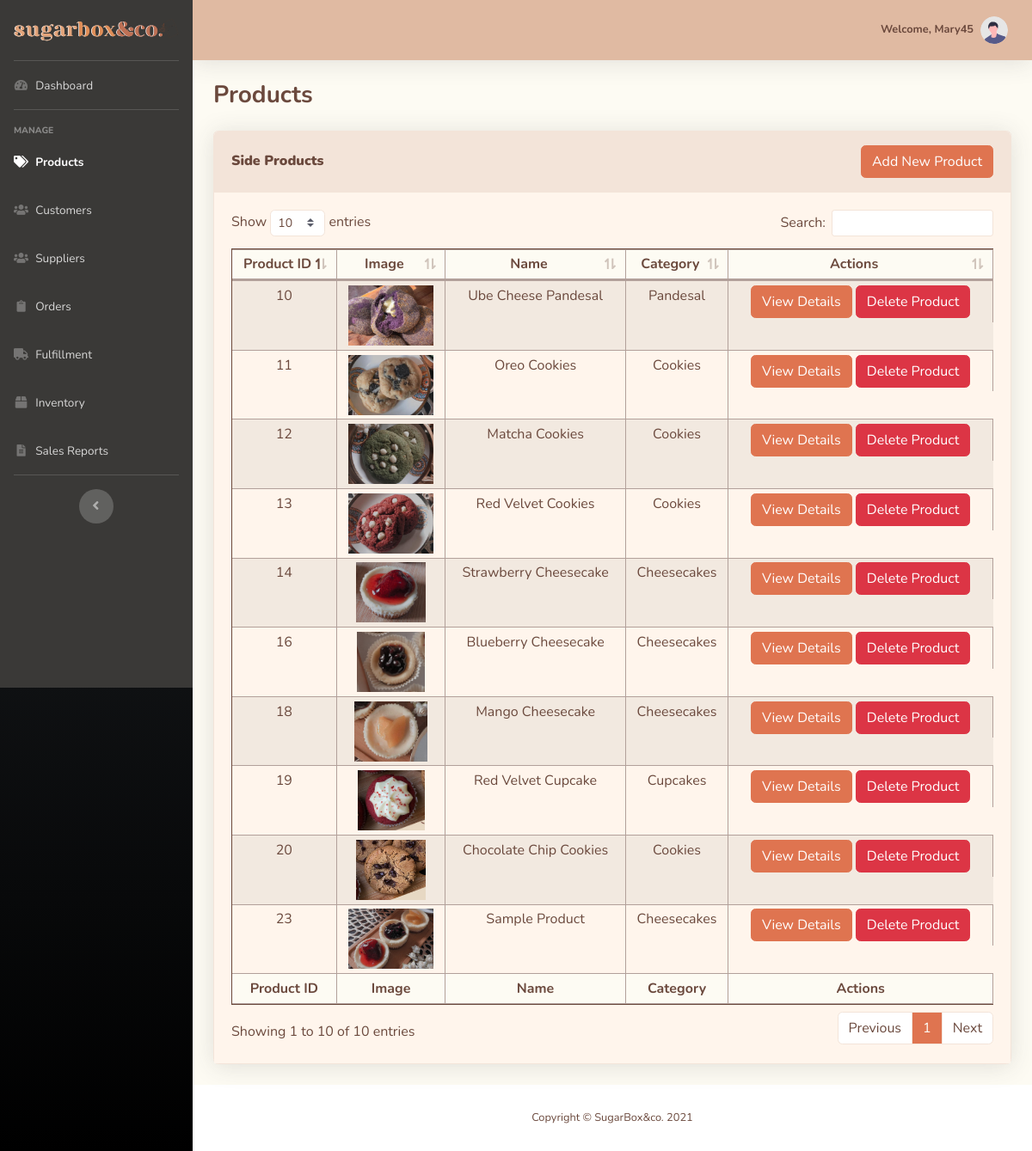
The app's page /admin-src/products.php (signed in) with its own data.
### tables this page shows
CREATE TABLE `side_products` (
  `SideProd_ID` int(11) NOT NULL,
  `SideProd_Name` varchar(40) NOT NULL,
  `Categ_ID` int(11) NOT NULL,
  `SideProd_Desc` varchar(100) NOT NULL,
  `SideProd_Image` varchar(50) NOT NULL
);

CREATE TABLE `side_categories` (
  `Categ_ID` int(11) NOT NULL,
  `Categ_Name` varchar(40) NOT NULL
);

### admin-src/products.php (the view, shortened to what this page needs)
<?php
include 'includes/header.php';
include 'includes/sidebar.php';
include 'includes/topbar.php'
?>
<head>
</head>
<div class="container-fluid">
    <div class="d-sm-flex align-items-center justify-content-between mb-4">
        <h1 class="h3 mb-0 text-content"><b>Products</b></h1>
    </div>
    <div class="card shadow mb-4 border-section">
        <div class="card-header py-3 bg-section border-section">
            <div class="d-sm-flex align-items-center justify-content-between">
                <h6 class="m-0 font-weight-bold text-content"><b>Side Products</b></h6>
                <button type="button" class="btn btn-titleColor" data-toggle="modal" data-target="#addProducts">
                Add New Product
                </button>
            </div>
        </div>
        <div class="card-body bg-section2 border-section">
            <div class="table-responsive">
            <?php
            $conn = db_connect();
            $prod_query = "SELECT side_products.SideProd_ID,
                                    side_products.SideProd_Name,
                                    side_products.SideProd_Desc,
                                    side_products.SideProd_Image,
                                    side_categories.Categ_Name
                            FROM side_products
                            INNER JOIN side_categories
                            ON side_products.Categ_ID=side_categories.Categ_ID
                            ORDER BY side_products.SideProd_ID ASC";
            $prod_query_run = mysqli_query($conn, $prod_query);
            $check_products = mysqli_num_rows($prod_query_run) > 0;
            if($check_products) {
            ?>
                <table class="table table-sm table-bordered table-striped border-content table-content bg-section2 text-content" id="dataTable">
                    <thead class="bg-light text-center">
                        <tr>
                            <th>Product ID</th>
                            <th>Image</th>
                            <th>Name</th>
                            <th>Category</th>
                            <th>Actions</th>
                        </tr>
                    </thead>
                    <tfoot class="bg-light text-center" >
                        <tr>
                        <th>Product ID</th>
                            <th>Image</th>
                            <th>Name</th>
                            <th>Category</th>
                            <th>Actions</th>
                        </tr>
                    </tfoot>
                    <tbody class="text-center">
                        <?php while($row = mysqli_fetch_assoc($prod_query_run)) { ?>
                        <tr>
                            <td><?php echo $row['SideProd_ID']; ?></td>
                            <td><img class="table-image" src="../assets/<?php echo $row['SideProd_Image']; ?>" alt="<?php echo $row['SideProd_Image']; ?>"></td>
                            <td><?php echo $row['SideProd_Name']; ?></td>
                            <td><?php echo $row['Categ_Name']; ?></td>
                            <td class="d-sm-flex align-items-center justify-content-center">
                            <form action="productDetails.php" method="post">
                                <button type="submit" name="viewDetails" class="btn btn-titleColor">View Details</button>
                            </form>
                            <button class="btn btn-danger" data-toggle="modal" data-target="#deleteProd<?php echo $row['SideProd_ID'];?>">Delete Product</button>
                            </td>
                        </tr>
                        <?php } ?>
                    </tbody>
                </table>
        <?php
            }
            else
            {  ?>
                    <p class="text-center lead text-content my-5">No Products To Be Found</p>
            <?php } ?>
            </div>
        </div>
    </div>
</div>
<?php
include 'includes/footer.php';
include 'includes/scripts.php'
?>

### admin-src/includes/header.php (style rules this page uses)
html, body { color: #6B493D; }
.table-image { width: auto !important; height: 70px !important; }

### records on screen
side_products: SideProd_ID "10", SideProd_Image (picture), SideProd_Name "Ube Cheese Pandesal", Categ_ID.Categ_Name "Pandesal"
side_products: SideProd_ID "11", SideProd_Image (picture), SideProd_Name "Oreo Cookies", Categ_ID.Categ_Name "Cookies"
side_products: SideProd_ID "12", SideProd_Image (picture), SideProd_Name "Matcha Cookies", Categ_ID.Categ_Name "Cookies"
side_products: SideProd_ID "13", SideProd_Image (picture), SideProd_Name "Red Velvet Cookies", Categ_ID.Categ_Name "Cookies"
side_products: SideProd_ID "14", SideProd_Image (picture), SideProd_Name "Strawberry Cheesecake", Categ_ID.Categ_Name "Cheesecakes"
side_products: SideProd_ID "16", SideProd_Image (picture), SideProd_Name "Blueberry Cheesecake", Categ_ID.Categ_Name "Cheesecakes"
side_products: SideProd_ID "18", SideProd_Image (picture), SideProd_Name "Mango Cheesecake", Categ_ID.Categ_Name "Cheesecakes"
side_products: SideProd_ID "19", SideProd_Image (picture), SideProd_Name "Red Velvet Cupcake", Categ_ID.Categ_Name "Cupcakes"
side_products: SideProd_ID "20", SideProd_Image (picture), SideProd_Name "Chocolate Chip Cookies", Categ_ID.Categ_Name "Cookies"
side_products: SideProd_ID "23", SideProd_Image (picture), SideProd_Name "Sample Product", Categ_ID.Categ_Name "Cheesecakes"

### other values on screen
$_SESSION['user']['accUsername'] "Mary45"
